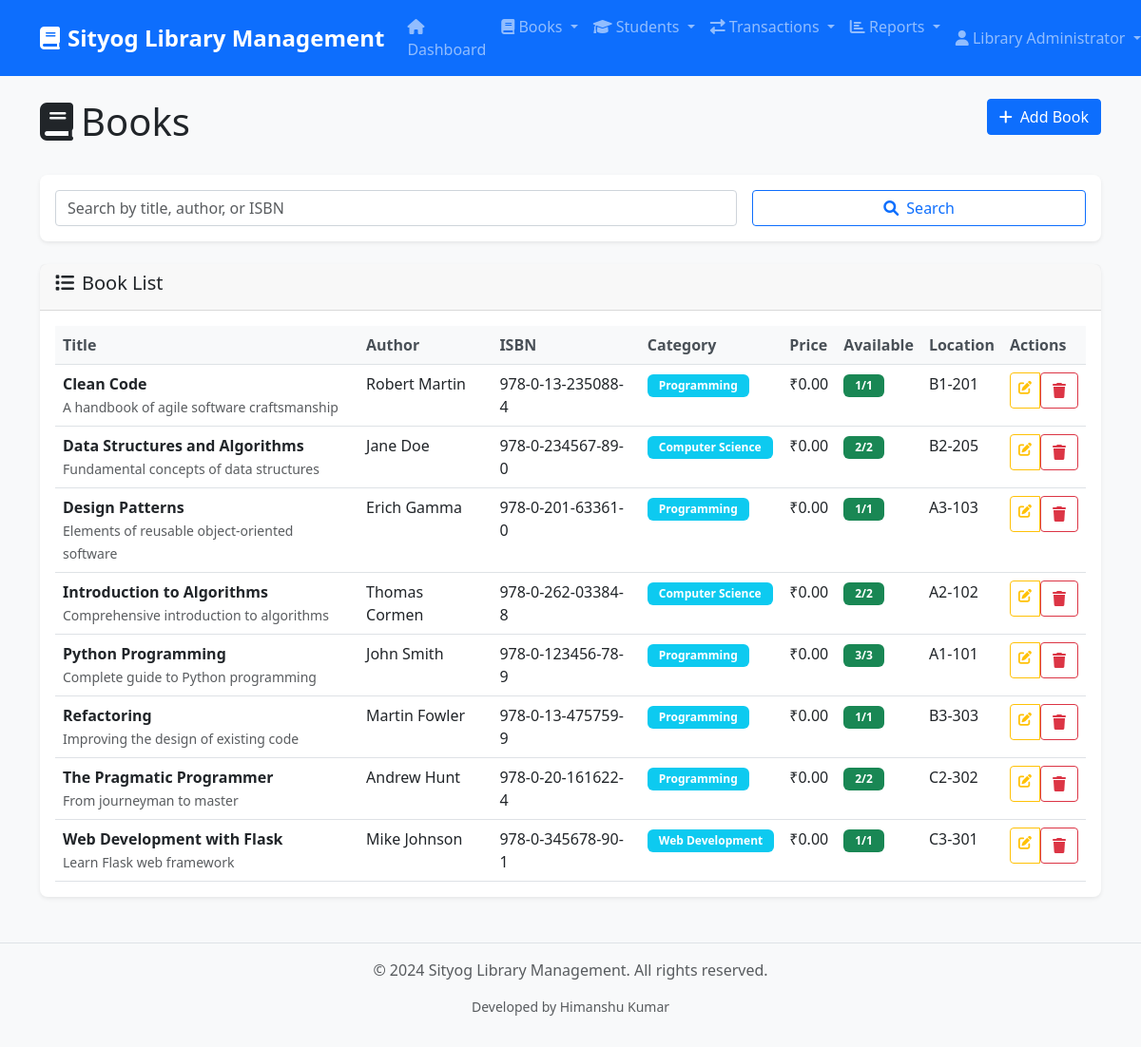
The page /books (signed in) on the database as committed earlier.
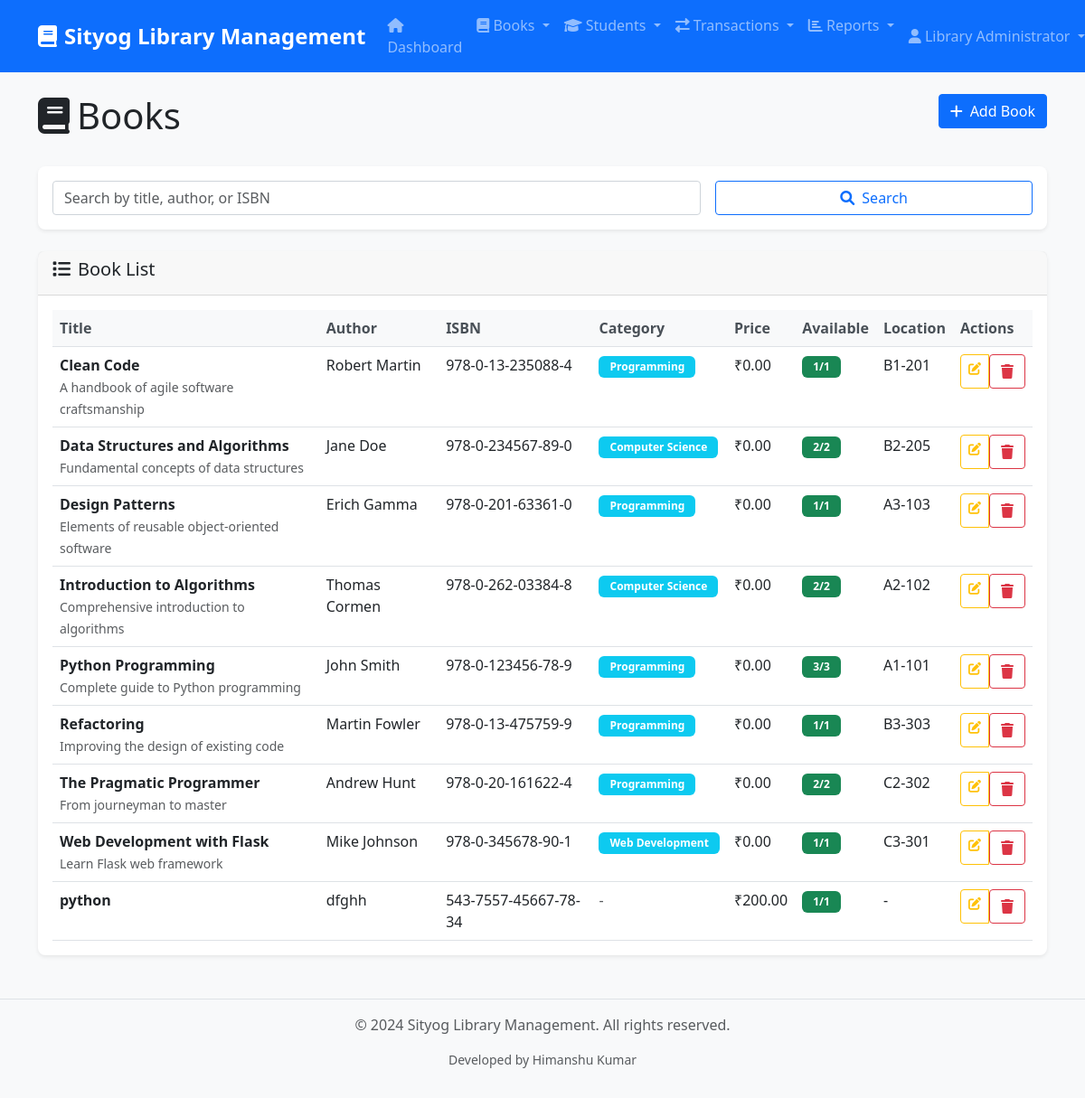
The same page on the database as committed later.
### tables this page shows
CREATE TABLE books (
            id INTEGER PRIMARY KEY AUTOINCREMENT,
            title VARCHAR(200) NOT NULL,
            author VARCHAR(100) NOT NULL,
            isbn VARCHAR(20) UNIQUE NOT NULL,
            publisher VARCHAR(100),
            publication_year INTEGER,
            category VARCHAR(50),
            description TEXT,
            total_copies INTEGER DEFAULT 1,
            available_copies INTEGER DEFAULT 1,
            price REAL DEFAULT 0.0,
            location VARCHAR(50),
            added_date DATETIME DEFAULT CURRENT_TIMESTAMP,
            is_active BOOLEAN DEFAULT 1
        );

### simple_app.py (the view)
@app.route('/books')
@login_required
def books():
    db = get_db()
    search = request.args.get('search', '')
    query = 'SELECT * FROM books WHERE is_active = 1'
    params = []
    if search:
        query += ' AND (title LIKE ? OR author LIKE ? OR isbn LIKE ?)'
        params = [f'%{search}%', f'%{search}%', f'%{search}%']
    query += ' ORDER BY title'
    books = db.execute(query, params).fetchall()
    return render_template('books/list_simple.html', books=books, search=search)

### simple_app.py (called while the page is built, shortened)
def ensure_schema(conn):
    global _schema_checked
    if _schema_checked:
        return

def get_db():
    db = getattr(g, '_database', None)
    if db is None:
        db = g._database = sqlite3.connect(DATABASE)
        db.row_factory = sqlite3.Row
        ensure_schema(db)
    return db

@app.teardown_appcontext
def close_connection(exception):
    db = getattr(g, '_database', None)
    if db is not None:
        db.close()

def login_required(f):
    @wraps(f)
    def decorated_function(*args, **kwargs):
        if 'user_id' not in session:
            flash('Please log in to access this page.', 'danger')
            return redirect(url_for('login'))
        return f(*args, **kwargs)
    return decorated_function

### templates/books/list_simple.html (shortened to what the changed rows need)
{% extends "base.html" %}
{% block content %}
<div class="row mb-4">
    <div class="col-md-8">
        <h1><i class="fas fa-book me-2"></i>Books</h1>
    </div>
</div>
<div class="card">
    <div class="card-body">
        {% if books %}
        <div class="table-responsive">
            <table class="table table-hover">
                <thead>
                    <tr>
                        <th>Title</th>
                        <th>Author</th>
                        <th>ISBN</th>
                        <th>Category</th>
                        <th>Price</th>
                        <th>Available</th>
                        <th>Location</th>
                        <th>Actions</th>
                    </tr>
                </thead>
                <tbody>
                    {% for book in books %}
                    <tr>
                        <td>
                            <strong>{{ book.title }}</strong>
                            {% if book.description %}
                            <br><small class="text-muted">{{ book.description[:100] }}{% if book.description|length > 100 %}...{% endif %}</small>
                            {% endif %}
                        </td>
                        <td>{{ book.author }}</td>
                        <td>{{ book.isbn }}</td>
                        <td>
                            {% if book.category %}
                            <span class="badge bg-info">{{ book.category }}</span>
                            {% else %}
                            <span class="text-muted">-</span>
                            {% endif %}
                        </td>
                        <td>₹{{ "%.2f"|format(book.price if book.price is not none else 0) }}</td>
                        <td>
                            <span class="badge {% if book.available_copies > 0 %}bg-success{% else %}bg-danger{% endif %}">
                                {{ book.available_copies }}/{{ book.total_copies }}
                            </span>
                        </td>
                        <td>{{ book.location or '-' }}</td>
                        <td>
                            <div class="btn-group btn-group-sm" role="group">
                                {% if session.user_type == 'admin' %}
                                <a href="{{ url_for('edit_book', book_id=book.id) }}"
                                   class="btn btn-outline-warning" title="Edit">
                                    <i class="fas fa-edit"></i>
                                </a>
                                <form method="POST" action="{{ url_for('delete_book', book_id=book.id) }}" style="display: inline;">
                                    <button type="submit" class="btn btn-outline-danger"
                                            onclick="return confirm('Are you sure you want to delete this book?')"
                                            title="Delete">
                                        <i class="fas fa-trash"></i>
                                    </button>
                                </form>
                                {% endif %}
                            </div>
                        </td>
                    </tr>
                    {% endfor %}
                </tbody>
            </table>
        </div>
        {% endif %}
    </div>
</div>
{% endblock %}

Rows that differ between the two databases and show on the page:
added books: title "python", author "dfghh", isbn "543-7557-45667-78-34", price "200.00", available_copies "1", total_copies "1", location "-"
